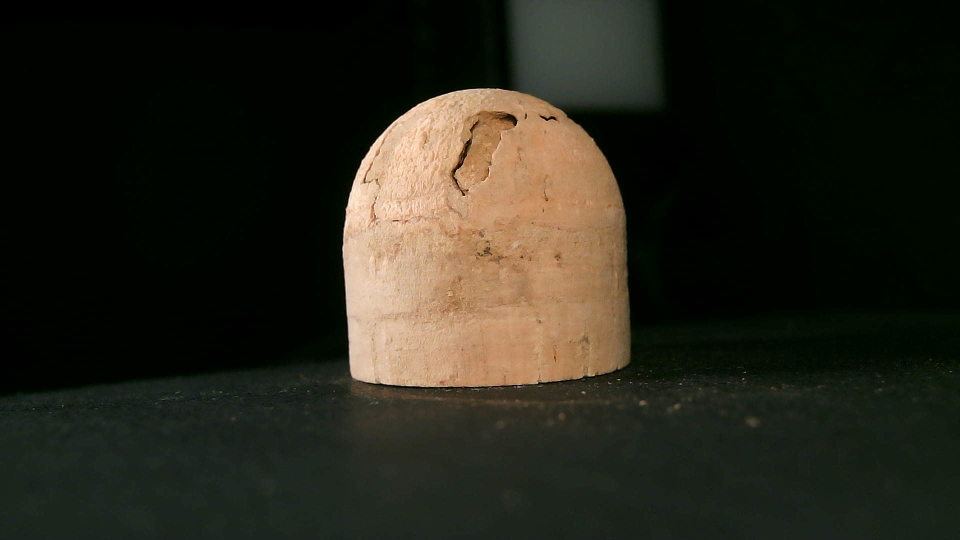
#> input picture Batch_goog/13_camB.jpg, 1920 x 1080 px, given as the content of the folder ../Batch_Img, which was not available (shown at 1/2 size)
$ python rotate.py
#> lines starting #> are read from the running program, lines starting #| are printed output that depends on the picture; after the words box and inside, x2 and y2 are one past the last pixel; in counts of white or black regions, pixels touching at a corner belong together; long printed decimals are rounded; pictures that were not available may be replaced by others from this repository, and a replacement may not be noted
### CoordinateV2/edge_detection.py
import math

import cv2
import numpy as np
import re
import os
from PIL import Image

#边缘检测函数，返回一个二值图
def detection(img_path):

    # #生成宽1080，长1920的白色背景
    # bg = np.zeros((1080, 1920), np.uint8)
    # # 白色背景
    # bg.fill(255)

    np.set_printoptions(threshold=np.inf)
    # # 导入图像
    img = cv2.imread(img_path)
    #下采样
    # img = cv2.pyrDown(cv2.imread(img_path, cv2.IMREAD_UNCHANGED))
    # 对比度调节
    img = cv2.convertScaleAbs(img, 0, 3)
    # 图像二值化
    image = cv2.cvtColor(img, cv2.COLOR_BGR2RGB)
    # 图像灰度化
    gray = cv2.cvtColor(image, cv2.COLOR_RGB2GRAY)
    # 设置卷积核
    kernel = np.ones((10, 10), np.uint8)
    # kernel = np.ones((10, 10), np.uint8)
    # 图像开运算,形态学开运算
    result = cv2.morphologyEx(gray, cv2.MORPH_OPEN, kernel)
    # 高斯滤波降噪
    lenna = cv2.GaussianBlur(result, (5, 5), 0)
    # Canny边缘检测，50为低阈值low，150为高阈值high
    canny = cv2.Canny(lenna, 0, 255)


    # # 轮廓提取
    # contours, _ = cv2.findContours(canny, cv2.RETR_TREE, cv2.CHAIN_APPROX_SIMPLE)  # 根据二值图找轮廓
    # # 将轮廓绘制在背景上
    # cv2.drawContours(bg, contours, 0, (0, 0, 255), 3)  # 把轮廓画在原图上（0,0,255） 表示 RGB 三通道，红色
    # # 图像二值化
    # bg = cv2.cvtColor(bg, cv2.COLOR_BGR2RGB)
    # # 图像灰度化
    # gray = cv2.cvtColor(bg, cv2.COLOR_RGB2GRAY)

    return canny
def opration_on_detection(img_path):
    canny = detection(img_path)
    img = cv2.imread(img_path, cv2.IMREAD_UNCHANGED)
    contours, hierarchy = cv2.findContours(canny, cv2.RETR_EXTERNAL, cv2.CHAIN_APPROX_SIMPLE)


    #找出contours中最大的一组，之给最大的一组数据做下列操作
    max_score = 0
    max_contour = 0
    for j in contours:
        if (j.size > max_score):
            max_score = j.size
            max_contour = j
    c = max_contour


    #找最小矩形，默认图没有旋转
    x, y, w, h = cv2.boundingRect(c)
    top_y = y
    left_upper = [x,y]
    #绘制矩阵
    # cv2.rectangle(img, (x, y), (x + w, y + h), (0, 255, 0), 2)


    # 查找最小区域，适用于图旋转后
    rect = cv2.minAreaRect(c)
    # 计算最小面积矩形的坐标
    box = cv2.boxPoints(rect)
    # 将坐标标准化为整数
    box = np.int0(box)
    # 绘制等高线
    cv2.drawContours(img, [box], 0, (0, 0, 255), 3)


    # 计算最小封闭圆的中心和半径
    (x, y), radius = cv2.minEnclosingCircle(c)
    # 转换为整数
    center = (int(x), int(y))
    radius = int(radius)
    # 画圆
    img = cv2.circle(img, center, radius, (0, 255, 0), 2)

    #椭圆拟合
    test = c
    new_c = []
    # middle = abs((box[0][1]+box[1][1])/2)
    middle = abs(top_y+h/2)
    shape = test.shape
    for i in range(0, shape[0]):
        k = test[i]
        if(k[0][1]<middle):
            new_c.append(k)
    new_c = np.array(new_c)

    (x, y), radius = cv2.minEnclosingCircle(new_c)
    # 转换为整数
    center = (int(x), int(y))
    radius = int(radius)
    # 画圆
    img = cv2.circle(img, center, radius, (0, 255, 0), 2)

    (cx, cy), (a, b), angle = cv2.fitEllipse(new_c)
    #center 为焦点距离的一半
    center_t = math.sqrt(b*b-a*a)
    #e为离心率
    e = center_t/a
    # 绘制椭圆
    cv2.ellipse(img, (np.int32(cx), np.int32(cy)),
               (np.int32(a / 2), np.int32(b / 2)), angle, 0, 360, (0, 0, 255), 2, 8, 0)

    #绘制边界
    # cv2.drawContours(img, contours, -1, (255, 0, 0), 3)
    cv2.drawContours(img, contours, -1, (0, 0, 255), -1)

    #得到的绘制后的图像，得到的矩阵左上角的点，高度。宽度，得到的离心率
    return img,left_upper,w,h,e,a,b,w*h/2+math.pi*radius*radius/2
def  area(img_path):

    #必须要闭合的才能做

    # canny = detection(img_path)
    # contous, hierarchy = cv2.findContours(canny, cv2.RETR_EXTERNAL, cv2.CHAIN_APPROX_SIMPLE)
    #
    # max_score = 0
    # max_number = 0
    # for j in contous:
    #     if (j.size > max_score):
    #         max_score = j.size
    #         max_number = j
    # m = max_number
    #
    # c = m
    #
    # # 定义能包含此裂缝的最小矩形，矩形为水平方向
    # left_x = min(c[:, 0, 0])
    # right_x = max(c[:, 0, 0])
    # down_y = max(c[:, 0, 1])
    # up_y = min(c[:, 0, 1])
    #
    # # 构造包含轮廓的矩形的所有像素点
    # Nx = 2 ** 8
    # Ny = 2 ** 8
    # pixel_X = np.linspace(left_x, right_x, Nx)
    # pixel_Y = np.linspace(up_y, down_y, Ny)
    # # 从坐标向量中生成网格点坐标矩阵
    # xx, yy = np.meshgrid(pixel_X, pixel_Y)
    # # 筛选出轮廓内所有像素点
    # in_list = []
    # for i in range(pixel_X.shape[0]):
    #     for j in range(pixel_X.shape[0]):
    #         # cv2.pointPolygonTest可查找图像中的点与轮廓之间的最短距离.当点在轮廓外时返回负值，当点在内部时返回正值，如果点在轮廓上则返回零
    #         # 统计裂缝内的所有点的坐标
    #         if cv2.pointPolygonTest(c, (xx[i][j], yy[i][j]), False) > 0:
    #             in_list.append((xx[i][j], yy[i][j]))
    # in_point = np.array(in_list)
    # # # 绘制轮廓
    # # img_original = cv2.imread(img_path)
    # # cv2.drawContours(img_original, contous, -1, (0, 0, 255), -1)
    # # cv2.imshow('Inscribed_circle', img_original)
    # # # cv2.imwrite('inference/output/Inscribed_circle.png', img_original)
    # # cv2.waitKey(0)
    # return in_point.shape[0]


    #对于不闭合的也能计算
    img = cv2.pyrDown(cv2.imread(img_path, cv2.IMREAD_UNCHANGED))
    ret, thresh = cv2.threshold(cv2.cvtColor(img.copy(), cv2.COLOR_BGR2GRAY), 127, 255, cv2.THRESH_BINARY)
    contours, hierarchy = cv2.findContours(thresh, cv2.RETR_EXTERNAL, cv2.CHAIN_APPROX_SIMPLE)
    area = 0
    for i in contours:
        area += cv2.contourArea(i)

    # cv2.drawContours(img, contours, -1, (255, 0, 0), 1)
    # cv2.imshow("contours", img)

    cv2.waitKey(1)
    return area

# [10 lines left out: function cal_abs, not called in this run]

def eval_all(img_path):


    #默认摆正
    # rotate(img_path)
    stand_area_score = 0
    stand_circularity_score = 0
    stand_height_score = 0


    aggregate = opration_on_detection(img_path)
    # 归一化，需要做
    area_score = area(img_path)
    circularity_score = aggregate[4]
    height_score = aggregate[3]

    stand_area_score = aggregate[7]
    stand_circularity_score = 0
    stand_height_score = 600

    area_Dif = abs(stand_area_score-area_score)
    circularity_Dif = abs(stand_circularity_score-circularity_score)
    height_Dif = abs(stand_height_score - height_score)

    area_threshold = 250000
    circularity_threshold = 0.35
    height_threshold = 100

    cv2.imshow(img_path, aggregate[0])

    # cv2.waitKey(1000)
    # cv2.destroyWindow(img_path)

    cv2.waitKey(0)
    # 主要的逻辑检测部分
    if((area_Dif>area_threshold)or(circularity_Dif>circularity_threshold)or(height_Dif>height_threshold)):
        return False
    else:
        return True


    # [12 lines of commented-out code are left out]

def sort_key(s):
    # 排序关键字匹配
    # 匹配开头数字序号
    if s:
        try:
            c = re.findall('^\d+', s)[0]
        except:
            c = -1
        return int(c)

def strsort(alist):
    alist.sort(key=sort_key)
    return alist

def Batch_processing(Img_Dir):

    image_list = os.listdir(Img_Dir)

    #按照开头的数字进行排序
    strsort(image_list)


    for image in image_list:
        img_path = Img_Dir+'/'+image

        result = eval_all(img_path)
        print(img_path+"的结果："+str(result))
        #         核心代码，把对每一张图片要做的事情放在这里
        #         评估所有的照片质量


# img_path = "../Img/baminton_1.jpg"
# area = area(img_path)
# print(area)
#Img_Dir 为图片路径
Img_Dir = "../Batch_Img"
Batch_processing(Img_Dir)
#> in detection, img is the input picture: shape (1080, 1920, 3); mean B, G, R 26.8, 37.3, 38.7
#> in detection, `img = cv2.convertScaleAbs(img, 0, 3)`:
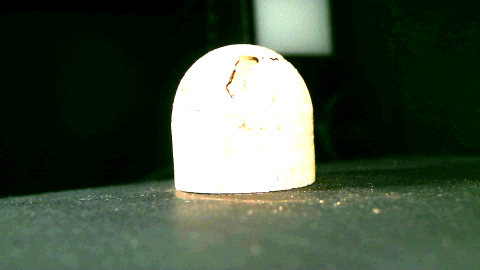
#> img: shape (1080, 1920, 3) (shown at 1/4 size); mean B, G, R 66.4, 83, 69.3
#> in detection, `gray = cv2.cvtColor(image, cv2.COLOR_RGB2GRAY)`:
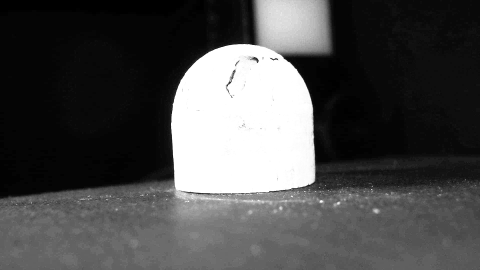
#> gray: shape (1080, 1920) (shown at 1/4 size); min 0, max 255, mean 76.9
#> in detection, `canny = cv2.Canny(lenna, 0, 255)`:
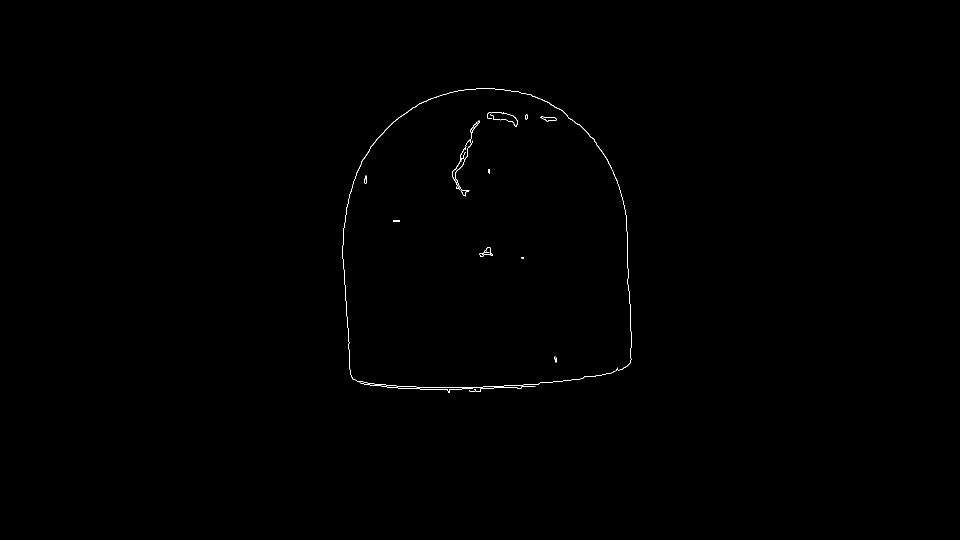
#> canny: shape (1080, 1920) (shown at 1/2 size); 0.17% white in thin lines or dots, all inside (x1, y1, x2, y2) = (685, 177, 1263, 785)
#> in opration_on_detection, `contours, hierarchy = cv2.findContours(canny, cv2.RETR_EXTERNAL, cv2.C..`: contours = 3 contours, 2 with area under 20; largest, box (x1, y1, x2, y2) and area: (685, 177, 1263, 776) 298158
#> the loop in opration_on_detection, `for j in contours:` made 3 passes
#> max_score on passes 1 to 3: 116, 148, 1134
#> after the loop in opration_on_detection, `for j in contours:`: max_contour = contour of 567 points, box (x1, y1, x2, y2) (685, 177, 1263, 776), area 298158; max_score = 1134
#> in opration_on_detection, `c = max_contour`: c has the same summary as max_contour
#> in opration_on_detection, `x, y, w, h = cv2.boundingRect(c)`: x = 685; y = 177; w = 578; h = 599
#> in opration_on_detection, `top_y = y`: top_y = 177
#> in opration_on_detection, `left_upper = [x,y]`: left_upper = [685, 177]
#> in opration_on_detection, `rect = cv2.minAreaRect(c)`: rect = ((969, 475.1), (570.9, 597), -2.3)
#> in opration_on_detection, `box = cv2.boxPoints(rect)`: box = [[695.8, 784.8], [671.8, 188.3], [1242.2, 165.3], [1266.2, 761.9]]
#> in opration_on_detection, `box = np.int0(box)`: box = [[695, 784], [671, 188], [1242, 165], [1266, 761]]
#> in opration_on_detection, `(x, y), radius = cv2.minEnclosingCircle(c)`: x = 970.1; y = 527.6; radius = 351.3
#> in opration_on_detection, `center = (int(x), int(y))`: center = (970, 527)
#> in opration_on_detection, `radius = int(radius)`: radius = 351
#> in opration_on_detection, `test = c`: test has the same summary as max_contour
#> in opration_on_detection, `middle = abs(top_y+h/2)`: middle = 476.5
#> the loop in opration_on_detection, `for i in range(0, shape[0]):` made 567 passes
#> k on passes 1 to 3: [[952, 177]], [[951, 178]], [[936, 178]]
#> after the loop in opration_on_detection, `for i in range(0, shape[0]):`: new_c = 374 items, first 6: [[952, 177]], [[951, 178]], [[936, 178]], [[935, 179]], [[929, 179]], [[928, 180]]
#> in opration_on_detection, `new_c = np.array(new_c)`: new_c = contour of 374 points, box (x1, y1, x2, y2) (686, 177, 1255, 467), area 127971
#> in opration_on_detection, `(x, y), radius = cv2.minEnclosingCircle(new_c)`: x = 970; y = 457.8; radius = 284.1
#> in opration_on_detection, `center = (int(x), int(y))`: center = (969, 457)
#> in opration_on_detection, `radius = int(radius)`: radius = 284
#> in opration_on_detection, `(cx, cy), (a, b), angle = cv2.fitEllipse(new_c)`: cx = 971; cy = 464.8; a = 563.7; b = 579.2; angle = 174.1
#> in opration_on_detection, `center_t = math.sqrt(b*b-a*a)`: center_t = 133
#> in opration_on_detection, `e = center_t/a`: e = 0.236
#> in opration_on_detection, `cv2.drawContours(img, contours, -1, (0, 0, 255), -1)`:
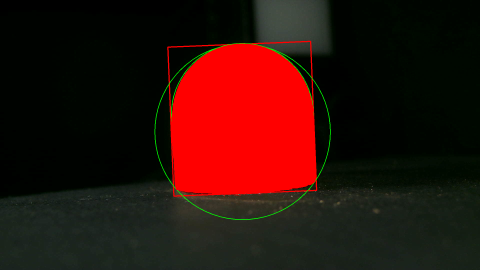
#> img: shape (1080, 1920, 3) (shown at 1/4 size); mean B, G, R 10.2, 16.3, 48.8
#> in eval_all, `aggregate = opration_on_detection(img_path)`: aggregate = 8 items
#> in area, `img = cv2.pyrDown(cv2.imread(img_path, cv2.IMREAD_UNCHANGED))`:
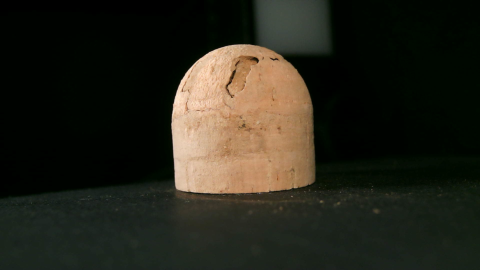
#> img: shape (540, 960, 3) (shown at 1/2 size); mean B, G, R 26.8, 37.3, 38.7
#> in area, `ret, thresh = cv2.threshold(cv2.cvtColor(img.copy(), cv2.COLOR_BGR2GRA..`:
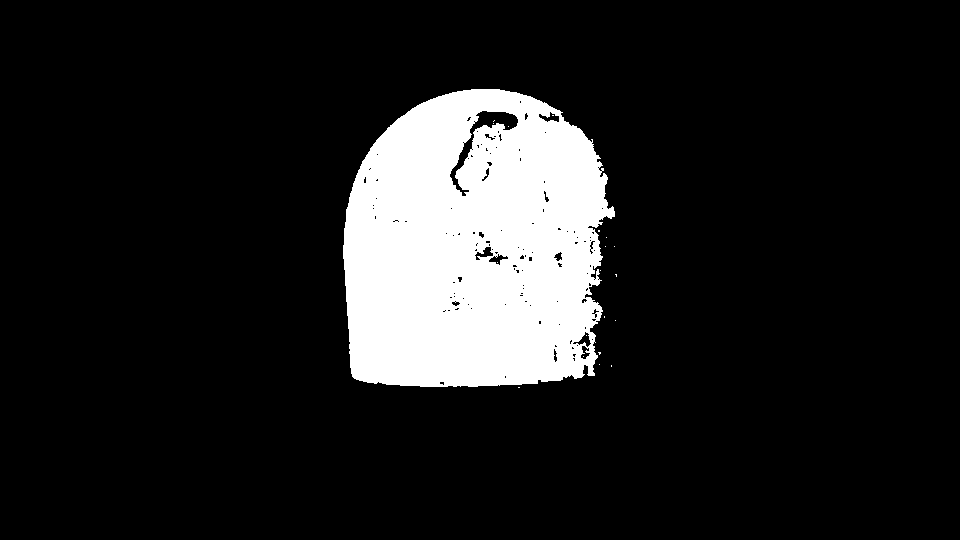
#> thresh: shape (540, 960); 12.8% white; 20 white regions (19 under 20 px)
#> in area, `contours, hierarchy = cv2.findContours(thresh, cv2.RETR_EXTERNAL, cv2...`: contours = 13 contours, 12 with area under 20; largest, box (x1, y1, x2, y2) and area: (343, 89, 615, 387) 67518
#> the loop in area, `for i in contours:` made 13 passes
#> area on pass 13: 67521
#> after the loop in area, `for i in contours:`: area = 67521
#> in eval_all, `circularity_score = aggregate[4]`: circularity_score = 0.236
#> in eval_all, `height_score = aggregate[3]`: height_score = 599
#> in eval_all, `stand_area_score = aggregate[7]`: stand_area_score = 299805.1
#> in eval_all, `area_Dif = abs(stand_area_score-area_score)`: area_Dif = 232284.1
#> in eval_all, `circularity_Dif = abs(stand_circularity_score-circularity_score)`: circularity_Dif = 0.236
#> in eval_all, `height_Dif = abs(stand_height_score - height_score)`: height_Dif = 1

### CoordinateV2/rotate.py
import os
import re

from PIL import Image
from CoordinateV2 import edge_detection
import numpy as np
import cv2
def rotate(img_path):

    canny = edge_detection.detection(img_path)
    img = cv2.imread(img_path, cv2.IMREAD_UNCHANGED)
    contours, hierarchy = cv2.findContours(canny, cv2.RETR_EXTERNAL, cv2.CHAIN_APPROX_SIMPLE)

    # 找出contours中最大的一组，之给最大的一组数据做下列操作
    max_score = 0
    max_contour = 0
    for j in contours:
        if (j.size > max_score):
            max_score = j.size
            max_contour = j
    c = max_contour

    # 找最小矩形，默认图没有旋转
    x, y, w, h = cv2.boundingRect(c)
    top_y = y
    left_upper = [x, y]
    # 绘制矩阵
    # cv2.rectangle(img, (x, y), (x + w, y + h), (0, 255, 0), 2)


    # 椭圆拟合
    test = c
    new_c = []
    down_C = []
    # middle = abs((box[0][1]+box[1][1])/2)
    middle = abs(top_y + h / 2)
    shape = test.shape
    for i in range(0, shape[0]):
        k = test[i]
        if (k[0][1] < middle):
            new_c.append(k)
        else:
            down_C.append(k)
    new_c = np.array(new_c)
    down_C = np.array(down_C)


    (cx, cy), (a, b), angle = cv2.fitEllipse(new_c)
    cv2.ellipse(img, (np.int32(cx), np.int32(cy)),
                (np.int32(a / 2), np.int32(b / 2)), angle, 0, 360, (0, 0, 255), 2, 8, 0)
    print(angle)
    if(angle>10):
        angle = 0

    im = Image.open(img_path)

    im_rotate = im.rotate(-angle)


    im_rotate.save(img_path[:-3]+"_mify.jpg")


def sort_key(s):
    # 排序关键字匹配
    # 匹配开头数字序号
    if s:
        try:
            c = re.findall('^\d+', s)[0]
        except:
            c = -1
        return int(c)

def strsort(alist):
    alist.sort(key=sort_key)
    return alist

def Batch_processing(Img_Dir):

    image_list = os.listdir(Img_Dir)

    #按照开头的数字进行排序
    strsort(image_list)


    for image in image_list:
        img_path = Img_Dir+'/'+image

        rotate(img_path)
#> in rotate, `contours, hierarchy = cv2.findContours(canny, cv2.RETR_EXTERNAL, cv2.C..`: contours = 3 contours, 2 with area under 20; largest, box (x1, y1, x2, y2) and area: (685, 177, 1263, 776) 298158
#> the loop in rotate, `for j in contours:` made 3 passes
#> after the loop in rotate, `for j in contours:`: max_score = 1134
#> in rotate, `c = max_contour`: c has the same summary as max_contour in opration_on_detection
#> in rotate, `x, y, w, h = cv2.boundingRect(c)`: x = 685; y = 177; w = 578; h = 599
#> in rotate, `top_y = y`: top_y = 177
#> in rotate, `left_upper = [x, y]`: left_upper = [685, 177]
#> in rotate, `test = c`: test has the same summary as max_contour in opration_on_detection
#> in rotate, `middle = abs(top_y + h / 2)`: middle = 476.5
#> the loop in rotate, `for i in range(0, shape[0]):` made 567 passes
#> after the loop in rotate, `for i in range(0, shape[0]):`: down_C = 193 items, first 6: [[686, 490]], [[685, 491]], [[685, 517]], [[686, 518]], [[686, 531]], [[687, 532]]; new_c = 374 items, first 6: [[952, 177]], [[951, 178]], [[936, 178]], [[935, 179]], [[929, 179]], [[928, 180]]
#> in rotate, `new_c = np.array(new_c)`: new_c = contour of 374 points, box (x1, y1, x2, y2) (686, 177, 1255, 467), area 127971
#> in rotate, `down_C = np.array(down_C)`: down_C = contour of 193 points, box (x1, y1, x2, y2) (685, 490, 1263, 776), area 153715
#> in rotate, `(cx, cy), (a, b), angle = cv2.fitEllipse(new_c)`: cx = 971; cy = 464.8; a = 563.7; b = 579.2; angle = 174.1
#> in rotate, `cv2.ellipse(img, (np.int32(cx), np.int32(cy)), (np.int32(a / 2), np.in..`:
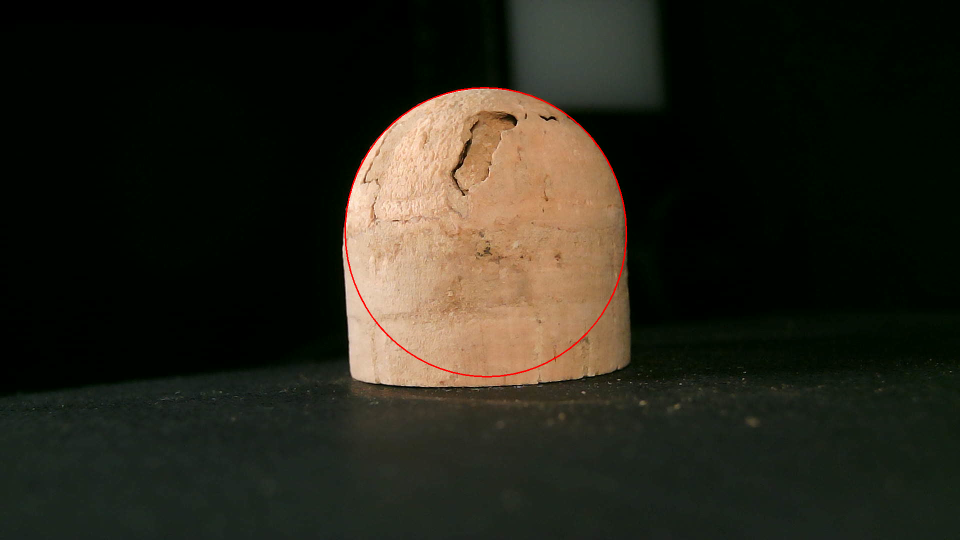
#> img: shape (1080, 1920, 3) (shown at 1/2 size); 0.26% of pixels changed, all inside (x1, y1, x2, y2) = (689, 174, 1254, 755)
#| 174.135
        # [8 lines of commented-out code are left out]
Img_Dir = "../Img/Batch_goog"
Batch_processing(Img_Dir)
